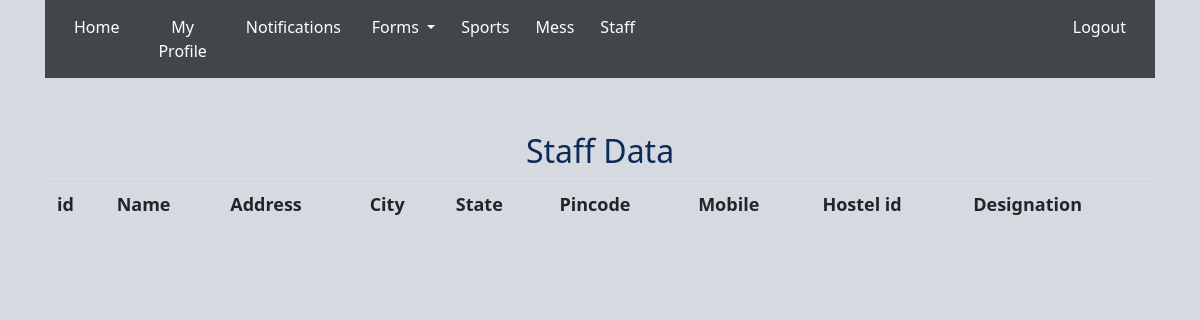
Page /student_staff_view.php (signed in) on the earlier database version.
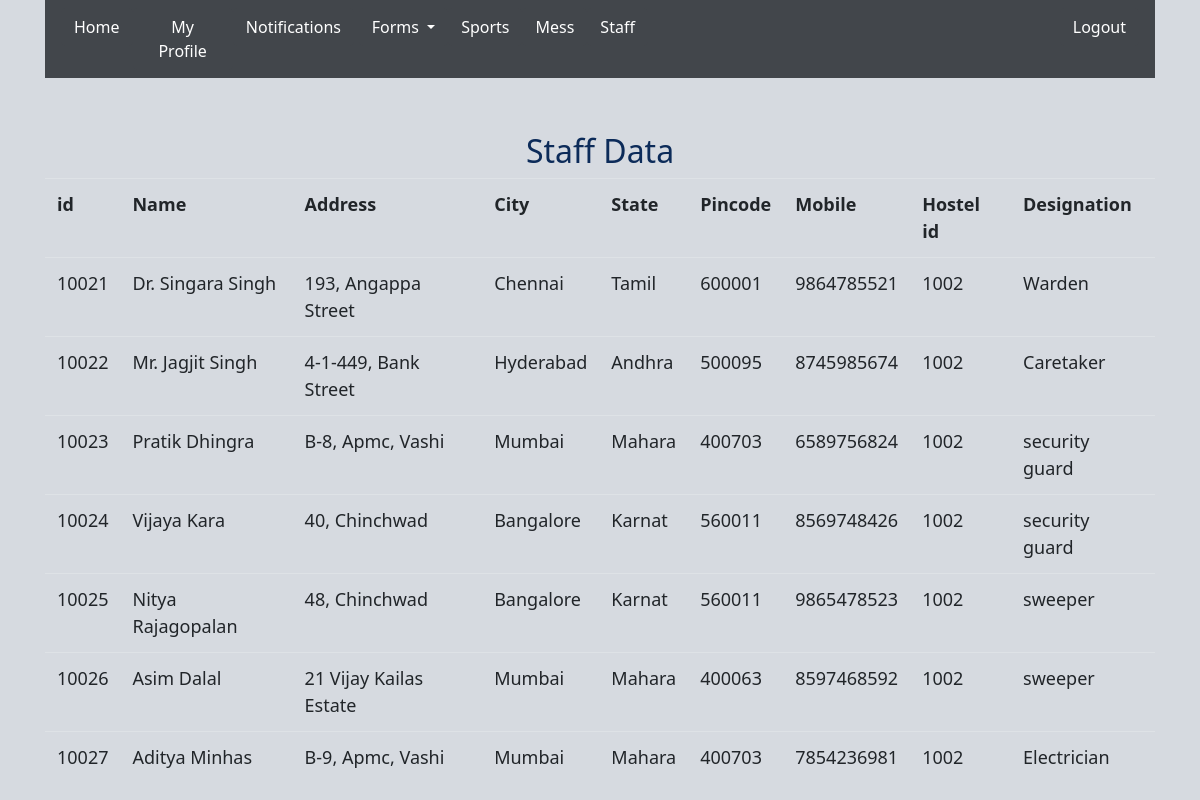
Same page on the later database version.
### tables this page shows
CREATE TABLE `staff` (
  `emp_id` varchar(10) NOT NULL,
  `emp_name` varchar(50) NOT NULL,
  `emp_salary` int(11) NOT NULL,
  `city` varchar(40) NOT NULL,
  `state` varchar(40) NOT NULL,
  `pincode` varchar(6) NOT NULL,
  `address` varchar(200) NOT NULL,
  `mobile_number` varchar(12) NOT NULL,
  `hostel_id` varchar(10) NOT NULL,
  `designation` varchar(30) NOT NULL,
  `view` int(11) NOT NULL DEFAULT '1'
);

### student_staff_view.php (the view, shortened to what this page needs)
<!DOCTYPE html>
<html>
<head>
	<link href="css/bootstrap-4.4.1.css" rel="stylesheet" type="text/css">
<link href="css/style.css" rel="stylesheet" type="text/css">
</head>
<body>
<div class="container">
  <nav class="navbar navbar-expand-lg navbar-light bg-light">
    <div class="collapse navbar-collapse" id="navbarSupportedContent1">
      <ul class="navbar-nav mr-auto">
        <li><button type="button" class="btn btn-primary" onclick="window.location.href='student_login.php'" >Home</button></li>
        <li><button type="button" class="btn btn-primary" onclick="window.location.href='student_view.php'" >My Profile</button></li>
       <li><button type="button" class="btn btn-primary" onclick="window.location.href='message_view_personal.php'" >Notifications</button></li>
        <li class="nav-item">&nbsp;</li>
      <li><div class="btn-group">
  <button type="button" class="btn btn-primary dropdown-toggle" data-toggle="dropdown" aria-haspopup="true" aria-expanded="false">
    Forms
  </button>
</div>
</li>
     <li><button type="button" class="btn btn-primary" onclick="window.location.href='sports_status.php'" >Sports</button></li>
      <li><button type="button" class="btn btn-primary" onclick="window.location.href='mess_student_view.php'" >Mess</button></li>
        <li><button type="button" class="btn btn-primary" onclick="window.location.href='student_staff_view.php'" >Staff</button></li>
        <li class="nav-item"></li>
      <li><button type="button" class="btn btn-primary" onclick="window.location.href='logout.php'" >Logout</button></li>
      </ul>
    </div>
  </nav>
  <br><br>
	<caption><h2>Staff Data</h2></caption>
	<table class="table table-hover">
		<tr>
			<th>id</th>
			<th>Name</th>
			<th>Address</th>
			<th>City</th>
			<th>State</th>
			<th>Pincode</th>
			<th>Mobile</th>
			<th>Hostel id</th>
			<th>Designation</th>
		</tr>
<?php
$variable = $_SESSION["Name"] ;
$ViewQuery="SELECT *
           FROM staff
         WHERE hostel_id = (
	           SELECT hostel_id
	           FROM student
	           WHERE rollno = '$variable'
) ";
$Execute=mysql_query($ViewQuery);
while($DataRows=mysql_fetch_array($Execute)){
	$Emp_id=$DataRows['emp_id'];
	$Emp_name=$DataRows['emp_name'];
	$Address=$DataRows['address'];
	$City=$DataRows['city'];
	$State=$DataRows['state'];
	$Pincode=$DataRows['pincode'];
	$Mobile_number=$DataRows['mobile_number'];
	$Hostel_id=$DataRows['hostel_id'];
	$Designation=$DataRows['designation'];
 ?>
 <tr>
<td><?php echo $Emp_id ;?></td>
<td><?php echo $Emp_name; ?></td>
<td><?php echo $Address; ?></td>
<td><?php echo $City; ?></td>
<td><?php echo $State; ?></td>
<td><?php echo $Pincode; ?></td>
<td><?php echo $Mobile_number; ?></td>
<td><?php echo $Hostel_id; ?></td>
<td><?php echo $Designation; ?></td>
</tr>
<?php } ?>
	</table>
</body>
</html>

Differences in the rows shown:
now on this page (row edited): staff: emp_id "10021", emp_name "Dr. Singara Singh", address "193, Angappa Street", city "Chennai", state "Tamil", pincode "600001", mobile_number "9864785521", hostel "1002", designation "Warden"
now on this page (row edited): staff: emp_id "10022", emp_name "Mr. Jagjit Singh", address "4-1-449, Bank Street", city "Hyderabad", state "Andhra", pincode "500095", mobile_number "8745985674", hostel "1002", designation "Caretaker"
now on this page (row edited): staff: emp_id "10023", emp_name "Pratik Dhingra", address "B-8, Apmc, Vashi", city "Mumbai", state "Mahara", pincode "400703", mobile_number "6589756824", hostel "1002", designation "security guard"
now on this page (row edited): staff: emp_id "10024", emp_name "Vijaya Kara", address "40, Chinchwad", city "Bangalore", state "Karnat", pincode "560011", mobile_number "8569748426", hostel "1002", designation "security guard"
now on this page (row edited): staff: emp_id "10025", emp_name "Nitya Rajagopalan", address "48, Chinchwad", city "Bangalore", state "Karnat", pincode "560011", mobile_number "9865478523", hostel "1002", designation "sweeper"
now on this page (row edited): staff: emp_id "10026", emp_name "Asim Dalal", address "21 Vijay Kailas Estate", city "Mumbai", state "Mahara", pincode "400063", mobile_number "8597468592", hostel "1002", designation "sweeper"
now on this page (row edited): staff: emp_id "10027", emp_name "Aditya Minhas", address "B-9, Apmc, Vashi", city "Mumbai", state "Mahara", pincode "400703", mobile_number "7854236981", hostel "1002", designation "Electrician"
